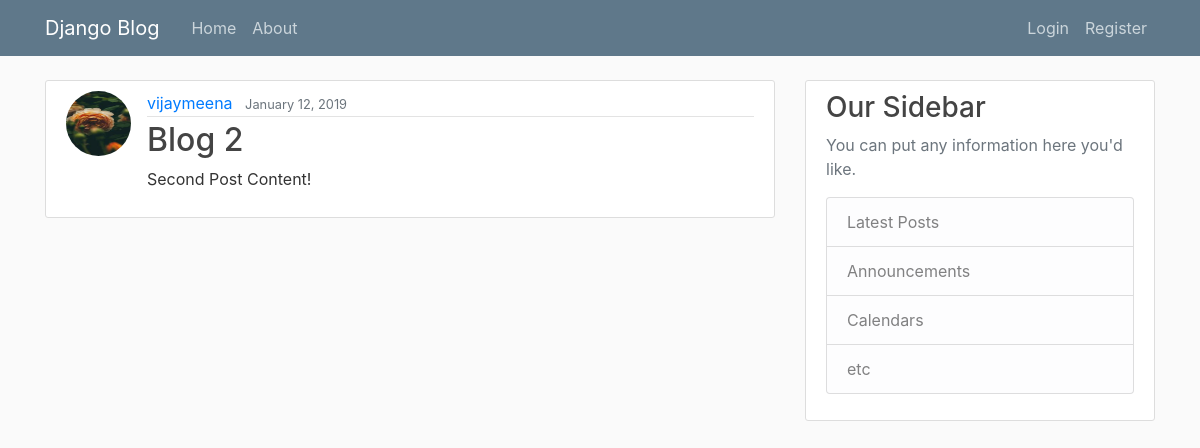
Screenshot of /post/2 with the database file from the repository.
### blog/models.py (models this page shows, shortened)
class Post(models.Model):
	author = models.ForeignKey(User, on_delete=models.CASCADE)  #if user deleted then post also deleted but if user delete the post then it is not going to delete user.
	title = models.CharField(max_length=100)
	content = models.TextField()
	date_posted = models.DateTimeField(default=timezone.now)  #here this is like default= timezone.now() but here we do not want to run function so we put like this.

### users/models.py (models this page shows, shortened)
class Profile(models.Model):
    user = models.OneToOneField(User, on_delete=models.CASCADE)
    image = models.ImageField(default='default.jpg', upload_to='profile_pics')

### blog/views.py (the view)
# urls.py: path('post/<int:pk>',PostDetailView.as_view(), name = 'post-detail'),
class PostDetailView(DetailView):
	model = Post

### blog/templates/blog/post_detail.html (shortened to what this page needs)
{% extends 'blog/base.html' %}
{% block content %}
        <article class="media content-section">
         <img class='rounded-circle article-img' src="{{ post.author.profile.image.url}}">
          <div class="media-body">
            <div class="article-metadata">
              <a class="mr-2" href="#">{{ object.author }}</a>
              <small class="text-muted">{{ object.date_posted|date:'F d, Y'}}</small>
            </div>
            <h2 class="article-title">{{ object.title }}</h2>
            <p class="article-content">{{ object.content }}</p>
          </div>
        </article>
{% endblock content %}

### blog/static/blog/main.css (style rules this page uses)
body { background: #fafafa; color: #333333; margin-top: 5rem; }
h1, h2, h3, h4, h5, h6 { color: #444444; }
.content-section { background: #ffffff; padding: 10px 20px; border: 1px solid #dddddd; border-radius: 3px; margin-bottom: 20px; }
.article-title { color: #444444; }
.article-content { white-space: pre-line; }
.article-img { height: 65px; width: 65px; margin-right: 16px; }
.article-metadata { padding-bottom: 1px; margin-bottom: 4px; border-bottom: 1px solid #e3e3e3 }

### rows the page displays
Post: author.profile.image (picture), author "vijaymeena", date_posted "January 12, 2019", title "Blog 2", content "Second Post Content!"
